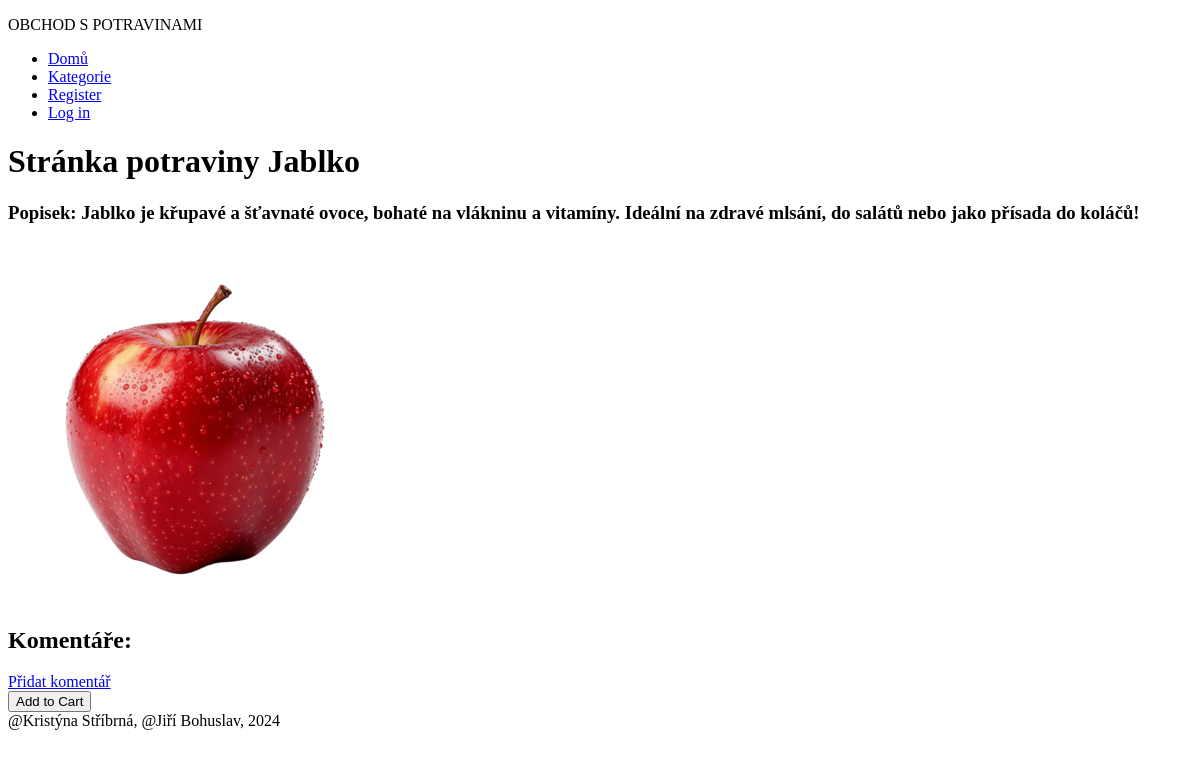
/potraviny/1, run on an earlier commit of the app's database.
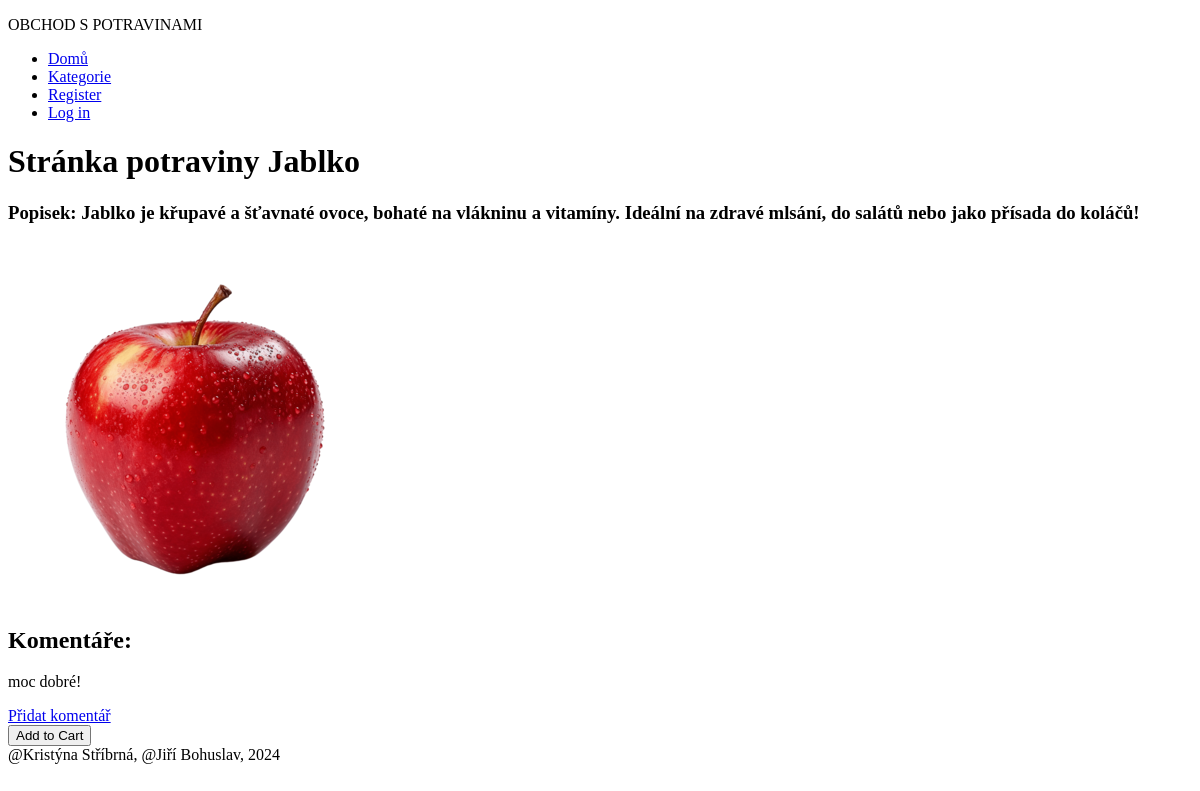
And on a later commit of the database.
### viewer/models.py (models this page shows)
class Comment(models.Model):
    text = models.CharField(max_length=128)
    product = models.ForeignKey(Product, on_delete=models.DO_NOTHING)

### viewer/views.py (the view)
# urls.py: path('potraviny/<pk>', PotravinyDetailedView.as_view(), name='potraviny_detail'),
class PotravinyDetailedView(TemplateView):
  template_name = 'viewer/potraviny_detail.html'
  def get_context_data(self, **kwargs):
    context = super().get_context_data( **kwargs)
    context["potraviny_detail"] = Product.objects.get(pk=int(kwargs["pk"]))
    context["potraviny_comments"] = Comment.objects.filter(product__pk=int(kwargs["pk"]))
    return context

### viewer/templates/viewer/potraviny_detail.html (shortened to what this page needs)
{% extends 'base.html' %}
{% block content %}
<h1>Stránka potraviny {{ potraviny_detail.title }}</h1>
<h3>Popisek: {{ potraviny_detail.description }} </h3>
<img src="{{ potraviny_detail.thumbnail.url }}" alt="{{potraviny_detail.title}}">
<h2>Komentáře:</h2>
{% for comment in potraviny_comments %}
<p>{{comment.text}}</p>
{% endfor %}
<a href="{% url 'create_comment' potraviny_detail.pk %}">Přidat komentář</a>
<form action="{% url 'add-to-cart' potraviny_detail.pk %}" method="POST">
    <button type="submit">Add to Cart</button>
</form>
{% endblock %}

What changed in the data, as far as the page shows it:
added Comment: text "moc dobré!"
